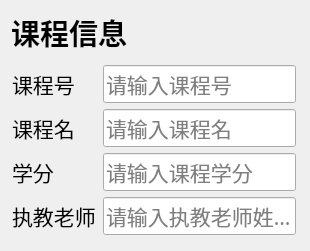
   <widget class="QWidget" name="layoutWidget">
    <property name="geometry">
     <rect>
      <x>20</x>
      <y>310</y>
      <width>310</width>
      <height>205</height>
     </rect>
    </property>
    <property name="sizePolicy">
     <sizepolicy hsizetype="Fixed" vsizetype="Preferred">
      <horstretch>0</horstretch>
      <verstretch>0</verstretch>
     </sizepolicy>
    </property>
    <layout class="QVBoxLayout" name="CourseInfo">
     <item>
      <widget class="QLabel" name="courseInfoTitle">
       <property name="sizePolicy">
        <sizepolicy hsizetype="Fixed" vsizetype="Preferred">
         <horstretch>0</horstretch>
         <verstretch>0</verstretch>
        </sizepolicy>
       </property>
       <property name="font">
        <font>
         <family>宋体</family>
         <pointsize>22</pointsize>
        </font>
       </property>
       <property name="text">
        <string>&lt;html&gt;&lt;head/&gt;&lt;body&gt;&lt;p align=&quot;center&quot;&gt;&lt;span style=&quot; font-weight:600;&quot;&gt;课程信息&lt;/span&gt;&lt;/p&gt;&lt;/body&gt;&lt;/html&gt;</string>
       </property>
      </widget>
     </item>
     <item>
      <layout class="QGridLayout" name="gridLayout">
       <property name="sizeConstraint">
        <enum>QLayout::SetDefaultConstraint</enum>
       </property>
       <property name="topMargin">
        <number>5</number>
       </property>
       <property name="bottomMargin">
        <number>5</number>
       </property>
       <item row="3" column="0">
        <widget class="QLabel" name="courseTeacher_label">
         <property name="sizePolicy">
          <sizepolicy hsizetype="Fixed" vsizetype="Preferred">
           <horstretch>0</horstretch>
           <verstretch>0</verstretch>
          </sizepolicy>
         </property>
         <property name="maximumSize">
          <size>
           <width>84</width>
           <height>16777215</height>
          </size>
         </property>
         <property name="font">
          <font>
           <family>宋体</family>
           <pointsize>16</pointsize>
          </font>
         </property>
         <property name="text">
          <string>执教老师</string>
         </property>
        </widget>
       </item>
       <item row="0" column="0">
        <widget class="QLabel" name="courseID_label">
         <property name="sizePolicy">
          <sizepolicy hsizetype="Fixed" vsizetype="Preferred">
           <horstretch>0</horstretch>
           <verstretch>0</verstretch>
          </sizepolicy>
         </property>
         <property name="maximumSize">
          <size>
           <width>63</width>
           <height>16777215</height>
          </size>
         </property>
         <property name="font">
          <font>
           <family>宋体</family>
           <pointsize>16</pointsize>
          </font>
         </property>
         <property name="text">
          <string>课程号</string>
         </property>
        </widget>
       </item>
       <item row="3" column="1">
        <widget class="QLineEdit" name="courseTeacher_input">
         <property name="sizePolicy">
          <sizepolicy hsizetype="Fixed" vsizetype="Fixed">
           <horstretch>0</horstretch>
           <verstretch>0</verstretch>
          </sizepolicy>
         </property>
         <property name="font">
          <font>
           <family>黑体</family>
           <pointsize>16</pointsize>
          </font>
         </property>
         <property name="placeholderText">
          <string>请输入执教老师姓名</string>
         </property>
        </widget>
       </item>
       <item row="0" column="1">
        <widget class="QLineEdit" name="courseID_input">
         <property name="sizePolicy">
          <sizepolicy hsizetype="Fixed" vsizetype="Fixed">
           <horstretch>0</horstretch>
           <verstretch>0</verstretch>
          </sizepolicy>
         </property>
         <property name="font">
          <font>
           <family>黑体</family>
           <pointsize>16</pointsize>
          </font>
         </property>
         <property name="placeholderText">
          <string>请输入课程号</string>
         </property>
        </widget>
       </item>
       <item row="2" column="1">
        <widget class="QLineEdit" name="courseCredit_input">
         <property name="sizePolicy">
          <sizepolicy hsizetype="Fixed" vsizetype="Fixed">
           <horstretch>0</horstretch>
           <verstretch>0</verstretch>
          </sizepolicy>
         </property>
         <property name="font">
          <font>
           <family>黑体</family>
           <pointsize>16</pointsize>
          </font>
         </property>
         <property name="placeholderText">
          <string>请输入课程学分</string>
         </property>
        </widget>
       </item>
       <item row="2" column="0">
        <widget class="QLabel" name="courseCredit_label">
         <property name="sizePolicy">
          <sizepolicy hsizetype="Fixed" vsizetype="Preferred">
           <horstretch>0</horstretch>
           <verstretch>0</verstretch>
          </sizepolicy>
         </property>
         <property name="maximumSize">
          <size>
           <width>42</width>
           <height>16777215</height>
          </size>
         </property>
         <property name="font">
          <font>
           <family>宋体</family>
           <pointsize>16</pointsize>
          </font>
         </property>
         <property name="text">
          <string>学分</string>
         </property>
        </widget>
       </item>
       <item row="1" column="1">
        <widget class="QLineEdit" name="courseName_input">
         <property name="sizePolicy">
          <sizepolicy hsizetype="Fixed" vsizetype="Fixed">
           <horstretch>0</horstretch>
           <verstretch>0</verstretch>
          </sizepolicy>
         </property>
         <property name="font">
          <font>
           <family>黑体</family>
           <pointsize>16</pointsize>
          </font>
         </property>
         <property name="placeholderText">
          <string>请输入课程名</string>
         </property>
        </widget>
       </item>
       <item row="1" column="0">
        <widget class="QLabel" name="courseName_label">
         <property name="sizePolicy">
          <sizepolicy hsizetype="Fixed" vsizetype="Preferred">
           <horstretch>0</horstretch>
           <verstretch>0</verstretch>
          </sizepolicy>
         </property>
         <property name="maximumSize">
          <size>
           <width>63</width>
           <height>16777215</height>
          </size>
         </property>
         <property name="font">
          <font>
           <family>宋体</family>
           <pointsize>16</pointsize>
          </font>
         </property>
         <property name="text">
          <string>课程名</string>
         </property>
        </widget>
       </item>
      </layout>
     </item>
    </layout>
   </widget>
